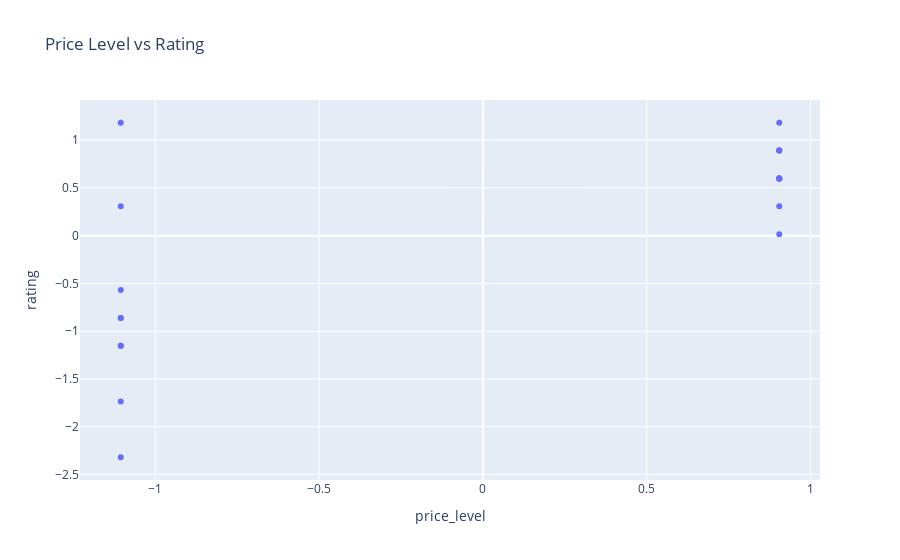
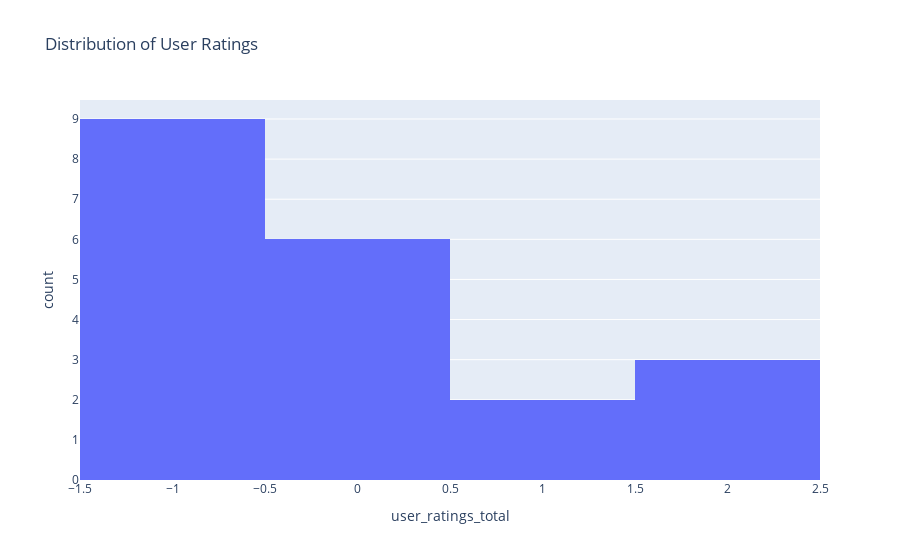
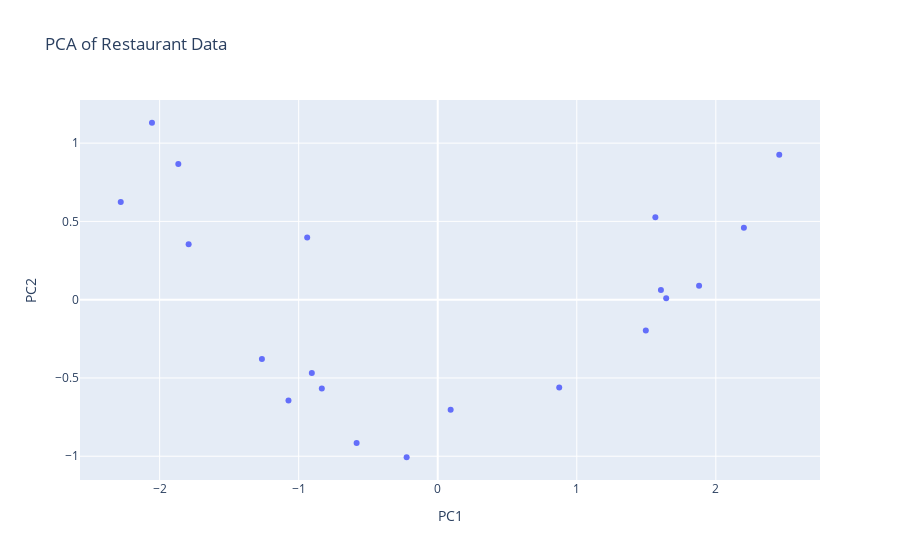
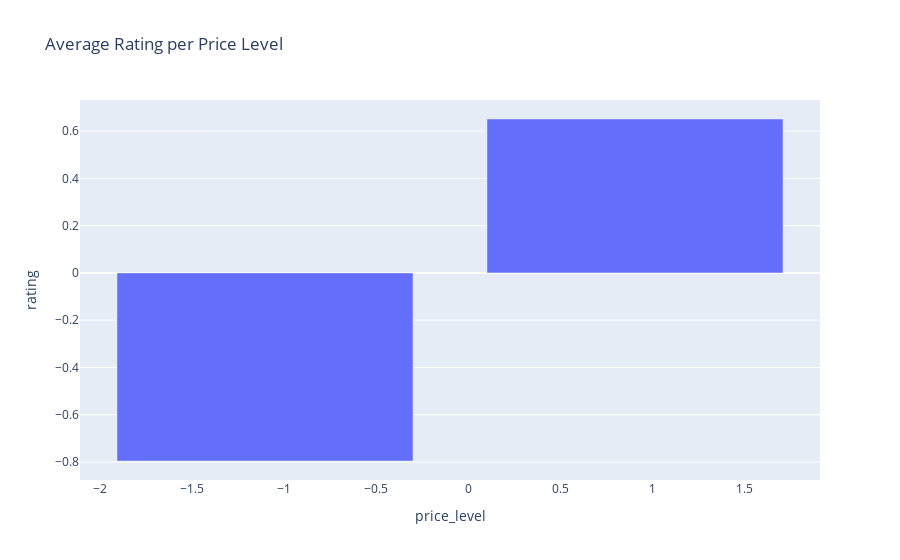

The cell these charts' notebook holds for them, in order:
### Markdown cell above
### Visualizations using Plotly

### Code cell
import plotly.express as px
import pandas as pd

# Load the original and PCA datasets
restaurants_df = pd.read_csv('standardized_restaurants_data.csv')
pca_df = pd.read_csv('pca_data.csv')

# Scatter plot of Price Level vs Rating
fig1 = px.scatter(restaurants_df, x='price_level', y='rating', title='Price Level vs Rating')
fig1.show()

# Histogram of User Ratings
fig2 = px.histogram(restaurants_df, x='user_ratings_total', title='Distribution of User Ratings')
fig2.show()

# Scatter plot with PCA results
fig3 = px.scatter(pca_df, x='PC1', y='PC2', title='PCA of Restaurant Data')
fig3.show()

# Bar plot of average rating per price level
avg_rating_per_price = restaurants_df.groupby('price_level')['rating'].mean().reset_index()
fig4 = px.bar(avg_rating_per_price, x='price_level', y='rating', title='Average Rating per Price Level')
fig4.show()


# let's try another library to plot the fifth one :D
import pandas as pd
import seaborn as sns
import matplotlib.pyplot as plt
# Calculate the correlation matrix
correlation_matrix = restaurants_df[['price_level', 'rating', 'user_ratings_total']].corr()
# Plot the correlation matrix heatmap
plt.figure(figsize=(10, 8))
sns.heatmap(correlation_matrix, annot=True, cmap='coolwarm', vmin=-1, vmax=1)
plt.title('Correlation Matrix Heatmap')
plt.show()

### Figure 1 — Plotly figure (JSON) as saved in the notebook; plotly's stock layout.template omitted (floating-point values rounded to 4 significant figures)
{"data": [{"hovertemplate": "price_level=%{x}<br>rating=%{y}<extra></extra>", "legendgroup": "", "marker": {"color": "#636efa", "symbol": "circle"}, "mode": "markers", "name": "", "orientation": "v", "showlegend": false, "type": "scatter", "x": [0.9045, 0.9045, -1.106, -1.106, 0.9045, -1.106, 0.9045, 0.9045, 0.9045, 0.9045, 0.9045, 0.9045, -1.106, 0.9045, 0.9045, -1.106, -1.106, -1.106, -1.106, -1.106], "xaxis": "x", "y": [0.5981, 0.8899, -1.152, -0.8607, 0.5981, 0.3063, 0.8899, 0.3063, 0.5981, 1.182, 0.5981, 0.5981, 1.182, 0.01459, 0.8899, -2.32, -1.736, -0.5689, -0.8607, -1.152], "yaxis": "y"}], "layout": {"autosize": true, "legend": {"tracegroupgap": 0}, "title": {"text": "Price Level vs Rating"}, "xaxis": {"anchor": "y", "autorange": true, "domain": [0, 1], "range": [-1.236, 1.035], "title": {"text": "price_level"}, "type": "linear"}, "yaxis": {"anchor": "x", "autorange": true, "domain": [0, 1], "range": [-2.608, 1.471], "title": {"text": "rating"}, "type": "linear"}}}

### Figure 2 — Plotly figure (JSON) as saved in the notebook; plotly's stock layout.template omitted (floating-point values rounded to 4 significant figures)
{"data": [{"alignmentgroup": "True", "bingroup": "x", "hovertemplate": "user_ratings_total=%{x}<br>count=%{y}<extra></extra>", "legendgroup": "", "marker": {"color": "#636efa", "pattern": {"shape": ""}}, "name": "", "offsetgroup": "", "orientation": "v", "showlegend": false, "type": "histogram", "x": [2.087, 0.3828, -0.4366, -0.8738, 1.75, -0.7007, 1.32, -0.8702, 0.04317, 1.889, -0.08447, -0.529, -0.2085, 0.6997, 0.04317, -0.8261, -0.9714, -0.912, -0.8063, -0.9956], "xaxis": "x", "yaxis": "y"}], "layout": {"autosize": true, "barmode": "relative", "legend": {"tracegroupgap": 0}, "title": {"text": "Distribution of User Ratings"}, "xaxis": {"anchor": "y", "autorange": true, "domain": [0, 1], "range": [-1.5, 2.5], "title": {"text": "user_ratings_total"}, "type": "linear"}, "yaxis": {"anchor": "x", "autorange": true, "domain": [0, 1], "range": [0, 9.474], "title": {"text": "count"}}}}

### Figure 3 — Plotly figure (JSON) as saved in the notebook; plotly's stock layout.template omitted (floating-point values rounded to 4 significant figures)
{"data": [{"hovertemplate": "PC1=%{x}<br>PC2=%{y}<extra></extra>", "legendgroup": "", "marker": {"color": "#636efa", "symbol": "circle"}, "mode": "markers", "name": "", "orientation": "v", "showlegend": false, "type": "scatter", "x": [-2.055, -1.264, 1.565, 1.643, -1.866, 0.8738, -1.791, -0.2236, -0.9053, -2.28, -0.8335, -0.5835, 0.09293, -0.9387, -1.073, 2.456, 2.202, 1.497, 1.605, 1.88], "xaxis": "x", "y": [1.13, -0.3786, 0.5264, 0.008416, 0.8668, -0.5603, 0.354, -1.007, -0.4683, 0.6232, -0.5681, -0.9158, -0.7034, 0.3973, -0.6443, 0.9258, 0.4602, -0.1974, 0.0612, 0.0892], "yaxis": "y"}], "layout": {"autosize": true, "legend": {"tracegroupgap": 0}, "title": {"text": "PCA of Restaurant Data"}, "xaxis": {"anchor": "y", "autorange": true, "domain": [0, 1], "range": [-2.587, 2.764], "title": {"text": "PC1"}, "type": "linear"}, "yaxis": {"anchor": "x", "autorange": true, "domain": [0, 1], "range": [-1.183, 1.306], "title": {"text": "PC2"}, "type": "linear"}}}

### Figure 4 — Plotly figure (JSON) as saved in the notebook; plotly's stock layout.template omitted (floating-point values rounded to 4 significant figures)
{"data": [{"alignmentgroup": "True", "hovertemplate": "price_level=%{x}<br>rating=%{y}<extra></extra>", "legendgroup": "", "marker": {"color": "#636efa", "pattern": {"shape": ""}}, "name": "", "offsetgroup": "", "orientation": "v", "showlegend": false, "textposition": "auto", "type": "bar", "x": [-1.106, 0.9045], "xaxis": "x", "y": [-0.7959, 0.6512], "yaxis": "y"}], "layout": {"autosize": true, "barmode": "relative", "legend": {"tracegroupgap": 0}, "title": {"text": "Average Rating per Price Level"}, "xaxis": {"anchor": "y", "autorange": true, "domain": [0, 1], "range": [-2.111, 1.91], "title": {"text": "price_level"}, "type": "linear"}, "yaxis": {"anchor": "x", "autorange": true, "domain": [0, 1], "range": [-0.8762, 0.7315], "title": {"text": "rating"}, "type": "linear"}}}
